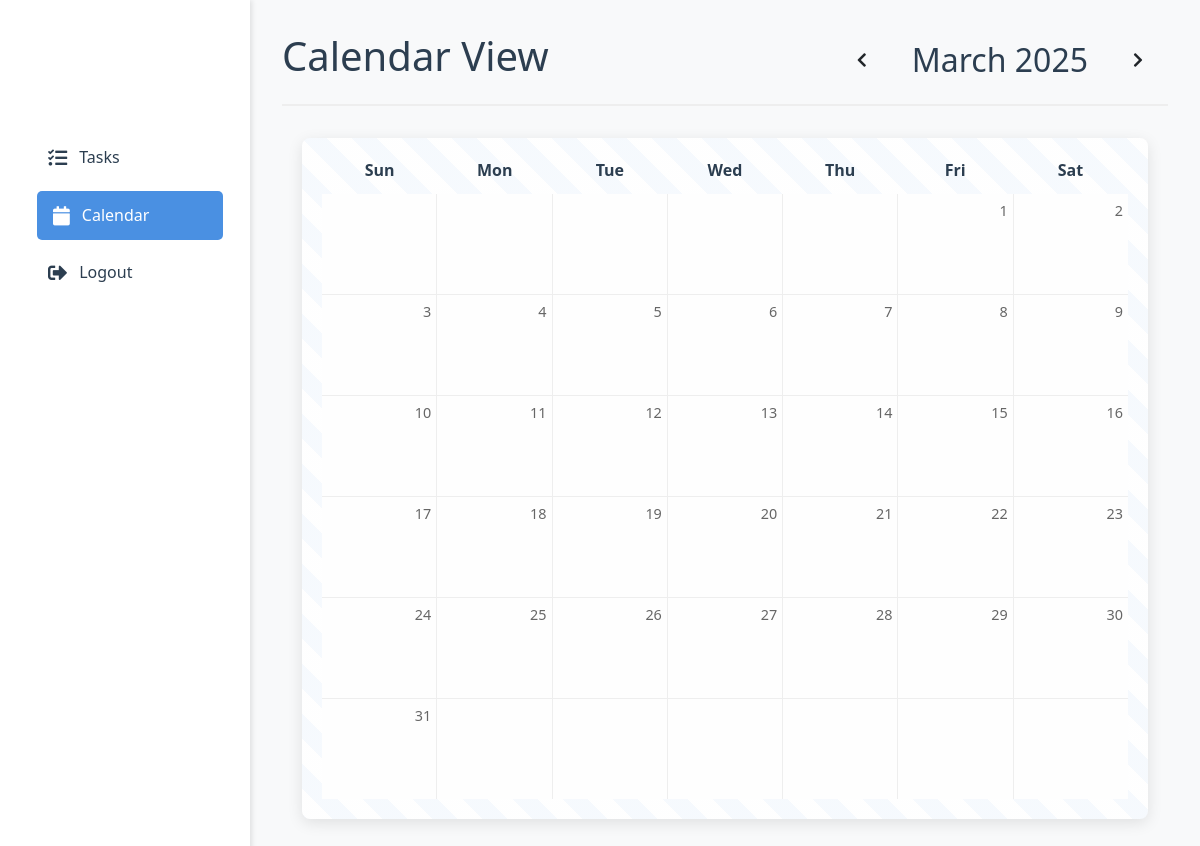
Before: /calendar?month=3&year=2025 (signed in) with the older database file.
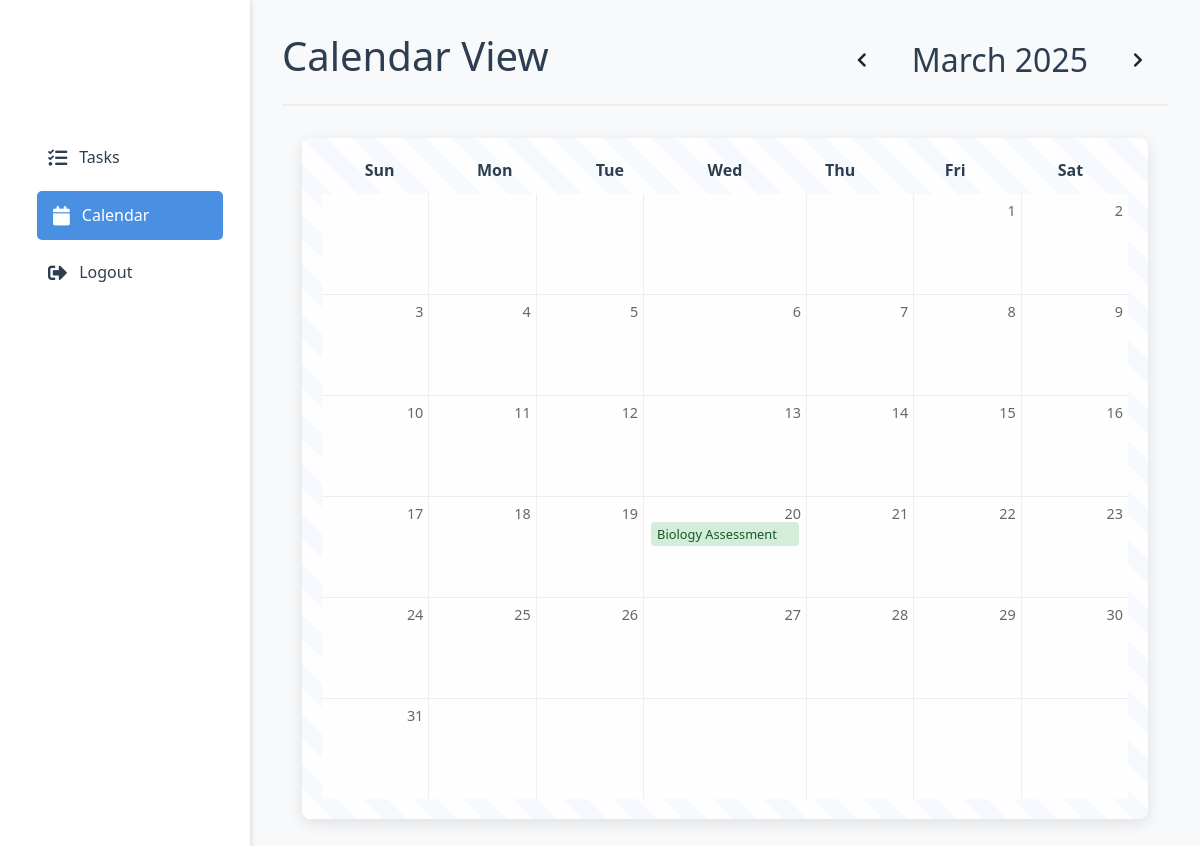
After: the same page with the newer database file.
### tables this page shows
CREATE TABLE todos (
                id INTEGER PRIMARY KEY AUTOINCREMENT,
                user_id INTEGER NOT NULL,
                task TEXT NOT NULL,
                due_date TEXT NOT NULL,
                done BOOLEAN NOT NULL DEFAULT 0, category_id INTEGER 
            REFERENCES categories(id), category TEXT DEFAULT 'General', notes TEXT DEFAULT '', custom_color TEXT DEFAULT NULL, importance TEXT DEFAULT 'medium', progress INTEGER DEFAULT 0,
                FOREIGN KEY (user_id) REFERENCES users (id)
            );

### app.py (the view)
@app.route("/calendar")
def calendar_view():
    if 'user_id' not in session:
        flash("Please login first!", "error")
        return redirect(url_for("login"))
    year = int(request.args.get('year', datetime.now().year))
    month = int(request.args.get('month', datetime.now().month))
    first_day = date(year, month, 1)
    prev_month = (first_day - timedelta(days=1)).replace(day=1)
    next_month = (first_day + timedelta(days=32)).replace(day=1)
    cal = calendar.monthcalendar(year, month)
    month_name = calendar.month_name[month]
    conn = sqlite3.connect(DB_PATH)
    cursor = conn.cursor()
    cursor.execute("""
        SELECT task, due_date, category, notes
        FROM todos
        WHERE user_id = ?
        AND strftime('%Y-%m', due_date) = strftime('%Y-%m', ?)
        ORDER BY date(due_date) ASC
    """, (session['user_id'], f"{year}-{month:02d}-01"))
    tasks = cursor.fetchall()
    conn.close()
    task_dict = {}
    for task in tasks:
        task_date = datetime.strptime(task[1], "%Y-%m-%d").date()
        if task_date not in task_dict:
            task_dict[task_date] = []
        days_left = (task_date - date.today()).days
        task_color = colour(days_left)
        task_dict[task_date].append({
            "task": task[0],
            "due_date": task[1],
            "category": task[2],
            "notes": task[3],
            "color": task_color
        })
    calendar_data = []
    for week in cal:
        week_data = []
        for day in week:
            if day == 0:
                week_data.append({"day": "", "tasks": []})
            else:
                current_date = date(year, month, day)
                week_data.append({
                    "day": day,
                    "today": current_date == date.today(),
                    "tasks": task_dict.get(current_date, [])
                })
        calendar_data.append(week_data)
    return render_template("calendar.html",
                         calendar_data=calendar_data,
                         month_name=month_name,
                         year=year,
                         prev_month=prev_month.month,
                         prev_year=prev_month.year,
                         next_month=next_month.month,
                         next_year=next_month.year,
                         active_page='calendar')

### app.py (called while the page is built)
def colour(days_left):
    if days_left < 0:
        return "red"  # Overdue
    elif days_left == 0:
        return "yellow"  # Due today
    elif days_left == 1:
        return "yellow"  # Due tomorrow
    elif days_left <= 7:
        return "yellow"  # Due soon
    else:
        return "on-time"  # On time

### templates/calendar.html (shortened to what this page needs)
<!DOCTYPE html>
<html lang="en">
<head>
    <link rel="stylesheet" href="{{ url_for('static', filename='css/style.css') }}">
    <link rel="stylesheet" href="https://cdnjs.cloudflare.com/ajax/libs/font-awesome/5.15.4/css/all.min.css">
</head>
<body class="dashboard-body">
    <div class="dashboard-container">
        <aside class="sidebar">
            <div class="sidebar-header">
                <h2 class="logo">TaskMaster Pro</h2>
            </div>
            <nav class="sidebar-nav">
                <a href="{{ url_for('dashboard') }}" class="nav-item">
                    <i class="fas fa-tasks"></i> Tasks
                </a>
                <a href="{{ url_for('calendar_view') }}" class="nav-item active">
                    <i class="fas fa-calendar"></i> Calendar
                </a>
                <a href="{{ url_for('logout') }}" class="nav-item">
                    <i class="fas fa-sign-out-alt"></i> Logout
                </a>
            </nav>
        </aside>
        <main class="main-content">
            <header class="dashboard-header">
                <h1>Calendar View</h1>
                <div class="calendar-nav">
                    <a href="?month={{ prev_month }}&year={{ prev_year }}" class="btn"><i class="fas fa-chevron-left"></i></a>
                    <h2>{{ month_name }} {{ year }}</h2>
                    <a href="?month={{ next_month }}&year={{ next_year }}" class="btn"><i class="fas fa-chevron-right"></i></a>
                </div>
            </header>
            <div class="calendar">
                <div class="calendar-header">
                    <div>Sun</div>
                    <div>Mon</div>
                    <div>Tue</div>
                    <div>Wed</div>
                    <div>Thu</div>
                    <div>Fri</div>
                    <div>Sat</div>
                </div>
                <div class="calendar-grid">
                    {% for week in calendar_data %}
                        {% for day in week %}
                            <div class="calendar-day {% if day.today %}today{% endif %}">
                                <div class="day-number">{{ day.day }}</div>
                                {% if day.tasks %}
                                    {% for task in day.tasks %}
                                    <div class="calendar-task {{ task.color }}"
                                         onclick="showTaskDetails('{{ task.task|e }}', '{{ task.due_date }}', '{{ task.category }}', '{{ task.notes|e }}', '{{ task.importance }}')"
                                         style="cursor: pointer;">
                                        <div class="task-info">
                                            {{ task.task }}
                                            <span class="importance-indicator {{ task.importance }}"></span>
                                        </div>
                                    </div>
                                    {% endfor %}
                                {% endif %}
                            </div>
                        {% endfor %}
                    {% endfor %}
                </div>
            </div>
        </main>
    </div>
</body>
</html>

Changed rows visible on the page:
now on this page (row edited): todos: task "Biology Assessment"
